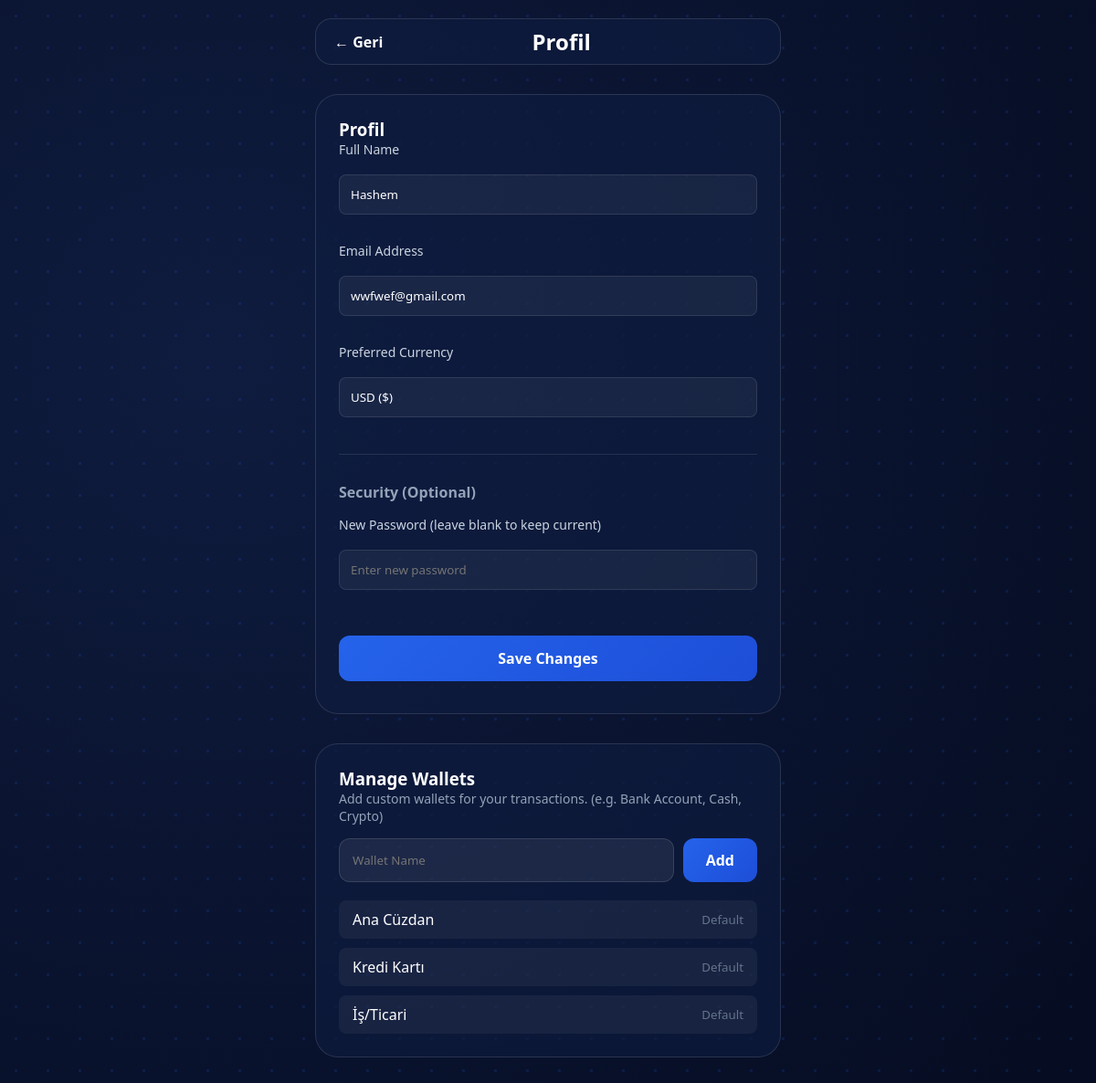
The app's page /profile.php (signed in) with its own data.
### tables this page shows
CREATE TABLE `users` (
  `id` int(11) NOT NULL,
  `name` varchar(100) NOT NULL,
  `email` varchar(150) NOT NULL,
  `password` varchar(255) NOT NULL,
  `role` enum('user','admin') DEFAULT 'user',
  `created_at` timestamp NOT NULL DEFAULT current_timestamp(),
  `preferred_currency` varchar(10) DEFAULT 'USD'
);

### lang/tr.php (called while the page is built)
<?php
return [
    "welcome" => "Hoş Geldiniz",
    "logout" => "Çıkış Yap",
    "total_balance" => "Toplam Bakiye",
    "income" => "Gelir",
    "expense" => "Gider",
    "recent_transactions" => "Son İşlemler",
    "add_transaction" => "İşlem Ekle",
    "amount" => "Tutar",
    "description" => "Açıklama",
    "profile" => "Profil",
    "print" => "Rapor Yazdır",
    "stats" => "İstatistikler",
    "title_dashboard" => "Kontrol Paneli",
    "logo" => "Finansım",
    "add" => "Ekle",
    "home" => "Ana Sayfa",
    "income" => "Gelir",
    "Expense" => "Gider",
    'email' => 'E-posta',
    'password' => 'Şifre',
    'login' => 'Giriş Yap',
    'register' => 'Kayıt Ol',
    'name' => 'Ad Soyad',
    'Money Tracking'=>'Para Takip',
    'Manage your money smartly'=>'Paranızı akıllıca yönetin.',
    'Income by Category'=>'Kategoriye Göre Gelirler',
    'Expenses by Category'=>'Kategoriye Göre Giderler',
    'No expense categories yet'=>'Henüz gider kategorisi yok',
    'No income categories yet'=>'Henüz gelir kategorisi yok',
    'saving_goal' => 'Birikim Hedefi',
    'enter_goal_amount' => 'Hedef miktarını girin',
    'update_goal' => 'Hedefi Güncelle',
    'save_goal' => 'Hedefi Kaydet',
    'income_by_category' => 'Kategoriye Göre Gelirler',
    'expenses_by_category' => 'Kategoriye Göre Giderler',
    'no_expense_categories' => 'Henüz gider kategorisi yok',
    'no_income_categories' => 'Henüz gelir kategorisi yok',
    'net_by_category' => 'Kategoriye Göre Net',
    'salary' => 'Maaş',
    'food' => 'Yemek',
    'transport' => 'Ulaşım',
    'utilities' => 'Faturalar',
    'entertainment' => 'Eğlence',
    'other' => 'Diğer',
    'category' => 'Kategori',
    'edit_transaction' => 'İşlemi Düzenle',
    'back' => 'Geri',
    'goal_title_placeholder' => 'Hedef Başlığı (örn. Tatil)',
    'my_goal' => 'Hedefim',
    'days_left' => 'gün kaldı',
    'overdue' => 'Gecikti',
    'delete_goal' => 'Hedefi Sil',
    'deadline_optional' => 'Bitiş Tarihi (İsteğe Bağlı)',
    'wallet_main' => 'Ana Cüzdan',
    'wallet_credit' => 'Kredi Kartı',
    'wallet_business' => 'İş/Ticari',
];

### public/profile.php (the view, shortened to what this page needs)
<?php
require_once "../config/database.php";
$user_id = $_SESSION["user_id"];
$current_lang = $_SESSION['lang'] ?? 'en';
$lang = require "../lang/" . $current_lang . ".php";
$dir = ($current_lang == "ar") ? "rtl" : "ltr";
try {
    $pdo->exec("CREATE TABLE IF NOT EXISTS user_wallets (id INT AUTO_INCREMENT PRIMARY KEY, user_id INT, name VARCHAR(100))");
} catch (PDOException $e) {}
$stmt = $pdo->prepare("SELECT name, email, preferred_currency FROM users WHERE id=?");
$stmt->execute([$user_id]);
$user = $stmt->fetch(PDO::FETCH_ASSOC);
$userName = $user['name'];
$userEmail = $user['email'];
$userCurrency = $user['preferred_currency'] ?: 'USD';
?>
<!DOCTYPE html>
<html lang="<?= $current_lang ?>" dir="<?= $dir ?>">
<head>
    <link rel="stylesheet" href="assets/css/style.css">
</head>
<body>
    <div class="app-container">
        <div class="top-bar">
            <a href="dashboard.php" style="text-decoration:none; color:inherit; font-weight:bold;">
                ← <?= $lang['back'] ?? 'Back' ?>
            </a>
            <h2><?= $lang['profile'] ?? 'Profile' ?></h2>
        </div>
        <div class="wide-card" style="margin-top: 2rem;">
            <h3><?= $lang['profile'] ?? 'Profile Settings' ?></h3>
            <form method="POST">
                <div class="form-group">
                    <label>Full Name</label>
                    <input type="text" name="name" value="<?= htmlspecialchars($userName) ?>" required>
                </div>
                <div class="form-group">
                    <label>Email Address</label>
                    <input type="email" name="email" value="<?= htmlspecialchars($userEmail) ?>" required>
                </div>
                <div class="form-group">
                    <label>Preferred Currency</label>
                    <select name="currency">
                        <option value="USD" <?= $userCurrency == "USD" ? "selected" : "" ?>>USD ($)</option>
                    </select>
                </div>
                <hr style="border: 0; border-top: 1px solid rgba(255,255,255,0.1); margin: 30px 0;">
                <h4 style="margin-bottom: 15px; color:#94a3b8;">Security (Optional)</h4>
                <div class="form-group">
                    <label>New Password (leave blank to keep current)</label>
                    <input type="password" name="new_password" placeholder="Enter new password">
                </div>
                <button type="submit" class="main-btn" style="margin-top: 20px;">Save Changes</button>
            </form>
        </div>
        <div class="wide-card" style="margin-top: 2rem;">
            <h3>Manage Wallets</h3>
            <p style="color:#94a3b8; font-size:14px; margin-bottom:15px;">Add custom wallets for your transactions. (e.g. Bank Account, Cash, Crypto)</p>
            <form method="POST" style="margin-bottom:20px; display:flex; gap:10px;">
                <input type="text" name="add_wallet" placeholder="Wallet Name" required style="margin:0;">
                <button type="submit" class="main-btn" style="width:auto; margin:0; padding:12px 25px;">Add</button>
            </form>
            <div style="display:flex; flex-direction:column; gap:10px;">
                <div style="display:flex; justify-content:space-between; align-items:center; background:rgba(255,255,255,0.05); padding:10px 15px; border-radius:8px;">
                    <span><?= $lang['wallet_main'] ?? 'Main Wallet' ?></span>
                    <small style="color:#64748b;">Default</small>
                </div>
                <div style="display:flex; justify-content:space-between; align-items:center; background:rgba(255,255,255,0.05); padding:10px 15px; border-radius:8px;">
                    <span><?= $lang['wallet_credit'] ?? 'Credit Card' ?></span>
                    <small style="color:#64748b;">Default</small>
                </div>
                <div style="display:flex; justify-content:space-between; align-items:center; background:rgba(255,255,255,0.05); padding:10px 15px; border-radius:8px;">
                    <span><?= $lang['wallet_business'] ?? 'Business' ?></span>
                    <small style="color:#64748b;">Default</small>
                </div>
            </div>
        </div>
    </div>
</body>
</html>

### public/assets/css/style.css (style rules this page uses)
:root { color-scheme: dark; --bg-dark: #050b1f; --glass-bg: rgba(15, 28, 63, 0.65); --glass-border: rgba(255, 255, 255, 0.12); --primary-blue: #2563eb; --accent-glow: rgba(37, 99, 235, 0.4); --income-color: #00d285; --expense-color: #ff5e5e; --text-white: #ffffff; --text-dim: rgba(255, 255, 255, 0.6); }
* { margin: 0; padding: 0; box-sizing: border-box; font-family: 'Segoe UI', Roboto, sans-serif; transition: all 0.3s ease; }
body { background: radial-gradient(circle at 20% 30%, #0f1c3f, #050b1f); color: var(--text-white); min-height: 100vh; padding-bottom: 110px; position: relative; overflow-x: hidden; }
body::before { content: ""; position: fixed; inset: 0; background-image: radial-gradient(rgba(37, 99, 235, 0.15) 1.5px, transparent 1.5px); background-size: 35px 35px; z-index: -1; }
.app-container { max-width: 550px; margin: 0 auto; padding: 20px; }
.top-bar { display: flex; justify-content: space-between; align-items: center; padding: 18px; margin-bottom: 25px; background: var(--glass-bg); border-radius: 18px; border: 1px solid var(--glass-border); position: relative; overflow: visible; }
.app-container { overflow: visible; }
.wide-card { background: var(--glass-bg); padding: 25px; border-radius: 25px; border: 1px solid var(--glass-border); margin-bottom: 20px; }
input, select, button { width: 100%; padding: 14px; margin: 10px 0; border-radius: 12px; border: 1px solid var(--glass-border); background: rgba(255, 255, 255, 0.07); color: white; outline: none; }
select { appearance: none; -webkit-appearance: none; -moz-appearance: none; background-repeat: no-repeat; background-position: right 15px center; background-size: 15px; padding-right: 40px; }
select option, datalist option { background-color: #050b1f !important; color: #ffffff !important; }
.main-btn { background: linear-gradient(135deg, var(--primary-blue), #1d4ed8); font-weight: bold; cursor: pointer; border: none; font-size: 16px; }
.top-bar { display: flex; justify-content: space-between; align-items: center; padding: 8px 20px; margin-bottom: 25px; background: var(--glass-bg); border-radius: 18px; border: 1px solid var(--glass-border); }

### public/profile.php (style rules this page uses)
.form-group { margin-bottom: 20px; }
.form-group label { display: block; margin-bottom: 8px; color: #cbd5e1; font-size: 14px; }
.form-group input, .form-group select { width: 100%; padding: 12px; border-radius: 8px; background: rgba(255,255,255,0.05); border: 1px solid rgba(255,255,255,0.1); color: #fff; }

### records on screen
users: name "Hashem", email "wwfwef@gmail.com", currency "USD ($)"

### other values on screen
$lang['back'] "Geri"
$lang['profile'] "Profil"
$lang['wallet_main'] "Ana Cüzdan"
$lang['wallet_credit'] "Kredi Kartı"
$lang['wallet_business'] "İş/Ticari"
